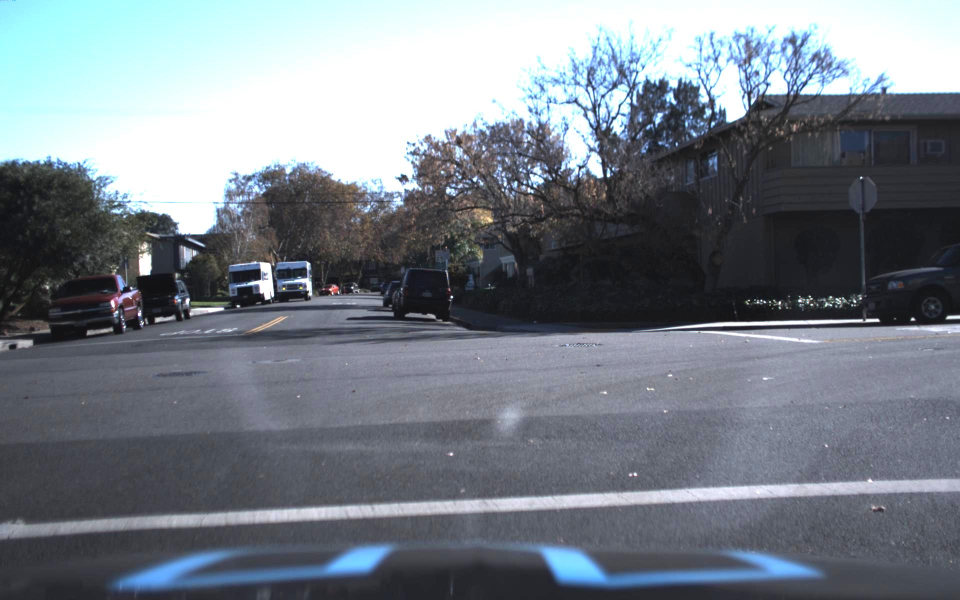
%> input picture Dataset/1.jpg, 1920 x 1200 px (shown at 1/2 size); its folder holds only this picture in this run
$ octave InputPreprocessing.m   (GNU Octave 9; MATLAB toolbox functions it lacks are replaced by stand-ins)
%> lines starting %> are read from the running program, lines starting %| are printed output that depends on the picture
clear;
clc;
close all;

MAXSIZE  = 10; %CHANGE THIS FOR FILE NUMBERS
%postProcessedCarImages = cell(45576);
waveletImages = cell(MAXSIZE, 1);
originalImages = cell(MAXSIZE, 1);
area = 1;
tic
for k = 1:MAXSIZE
% Create a mat filename, and load it into a structure called matData.
    a = 1;
    b = 10;
    w = round(a + (b-a).*rand(1,1));
	photoFile = sprintf('Dataset/%d.jpg', k);
	if exist(photoFile, 'file')
		image = imread(photoFile);
%> image is the input picture: size 1200x1920x3 uint8; mean R, G, B 118.3, 126.2, 135

        %% Do wavelet LL
        image = imresize(image, [600 950]);
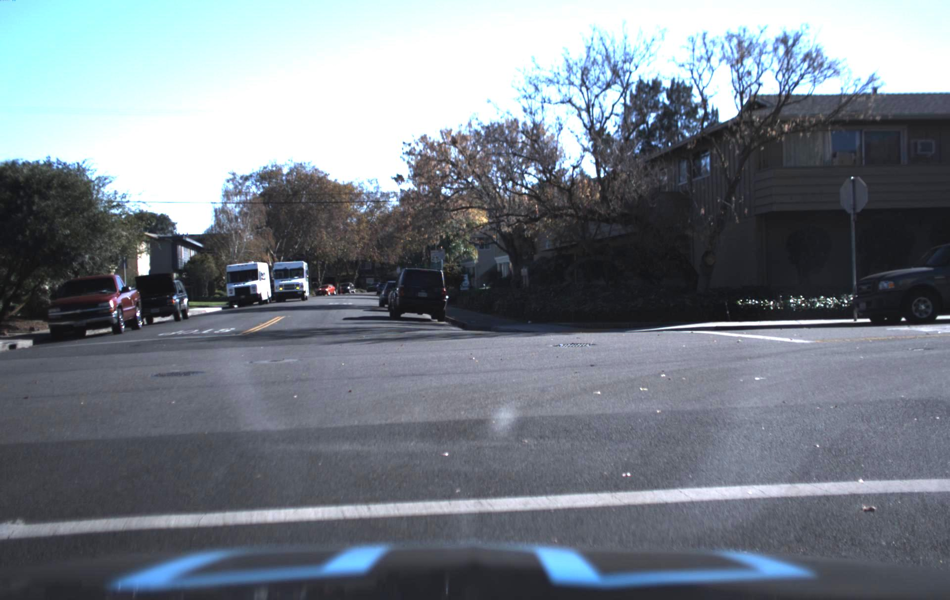
%> image: size 600x950x3 uint8; mean R, G, B 118.3, 126.2, 135
        imageGray = rgb2gray(image);
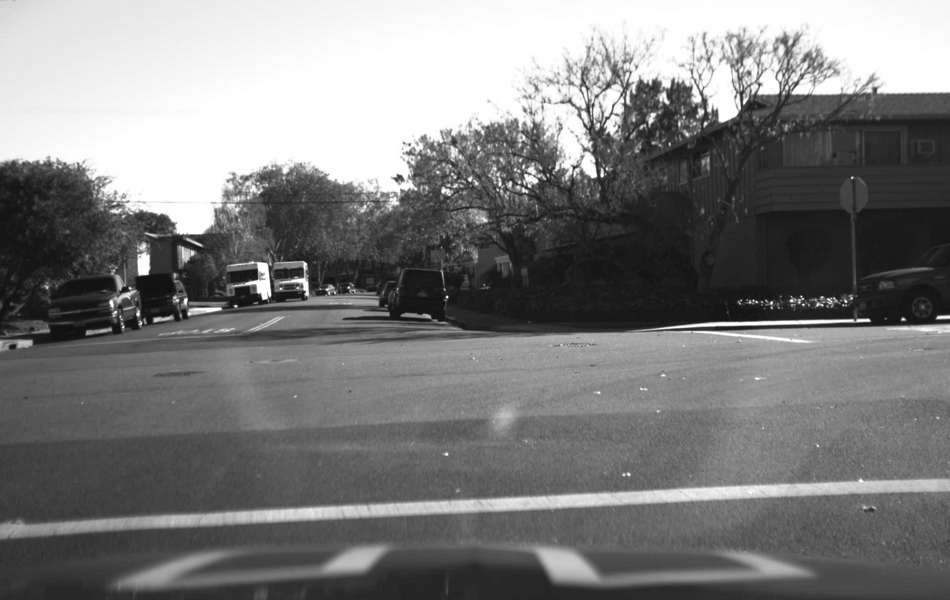
%> imageGray: size 600x950 uint8; min 14, max 255, mean 124.8
        [cA1,cH1,cV1,cD1] = dwt2(imageGray,'coif4');
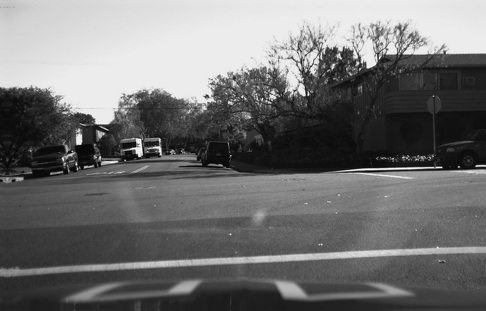
%> cA1: size 311x486 double; min 14.67, max 549, mean 252.5; drawn with min black and max white
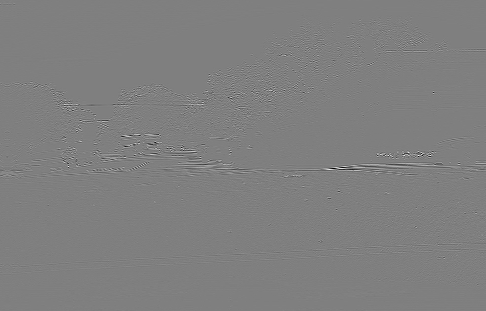
%> cH1: size 311x486 double; min -109.4, max 109.2, mean 0; drawn with min black and max white
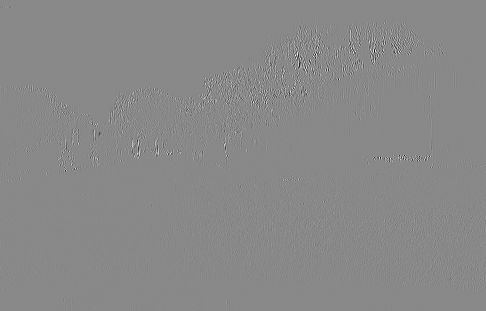
%> cV1: size 311x486 double; min -127.2, max 109.3, mean 0; drawn with min black and max white
        postProc = uint8(cA1);
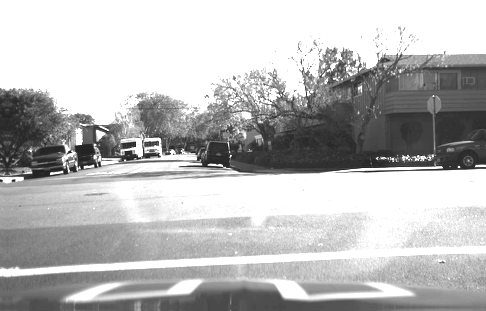
%> postProc: size 311x486 uint8; min 15, max 255, mean 186.1
         %figure;
       %  imshow(imresize(image, 0.5));
         % ~imshow(postProc);
        %%Save to a .mat cell array
        originalImages{area, 1} = image;
        waveletImages{area, 1} = postProc;
        area = area + 1;
% [6 lines of commented-out code are left out]
	else
%> (the run ends here)
